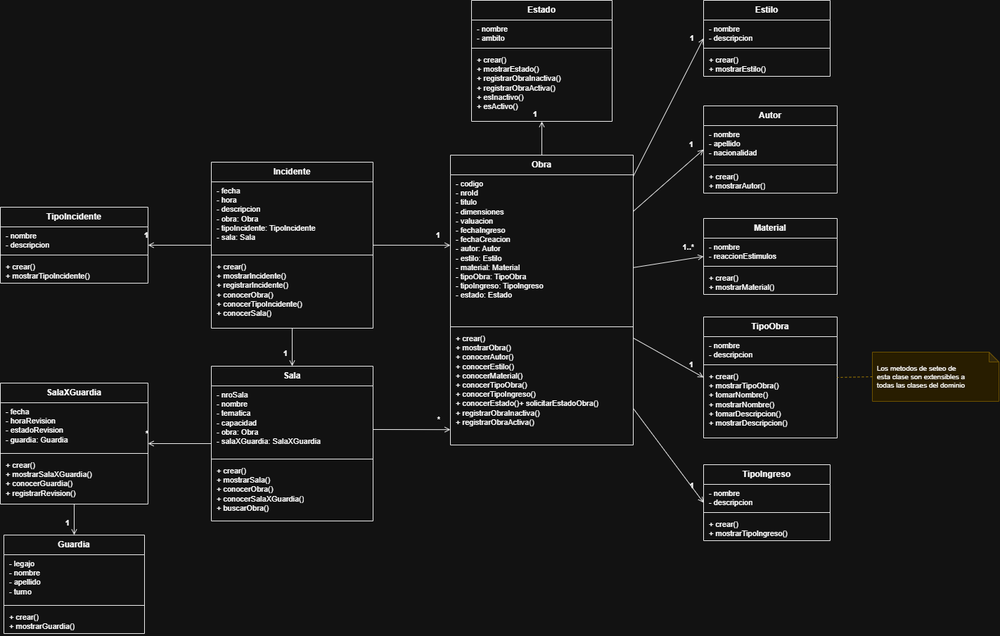
#> input picture scripts_y_notas/extracted_dcd_p15.png, 1000 x 636 px, shrunk from 1422 x 904 before the run, found by its file name
$ python crop_sent_dcd.py
#> lines starting #> are read from the running program, lines starting #| are printed output that depends on the picture
from PIL import Image

img = Image.open('scripts_y_notas/extracted_dcd_p15.png')
#> img is the input picture: PIL image 1000x636 RGB; mean R, G, B 26.2, 26.1, 25.8
w, h = img.size
#> w = 1000; h = 636
print(f"Extracted image size: {w}x{h}")
#| Extracted image size: 1000x636

# In the DCD:
# Incidente -> TipoIncidente is on the right side or middle
# Let's crop into various slices to check
# Let's save 4 crops
img.crop((0, 0, w//2, h//2)).save('scripts_y_notas/dcd_sent_topleft.png')
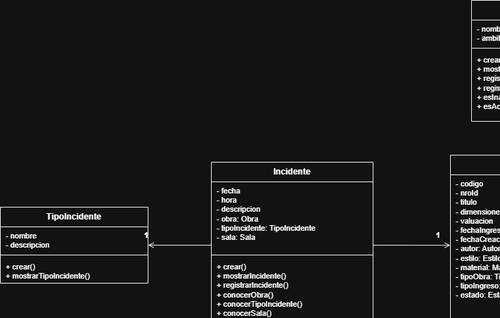
#> saved as dcd_sent_topleft.png: PIL image 500x318 RGB; min 0, max 255, mean 26.1
img.crop((w//2, 0, w, h//2)).save('scripts_y_notas/dcd_sent_topright.png')
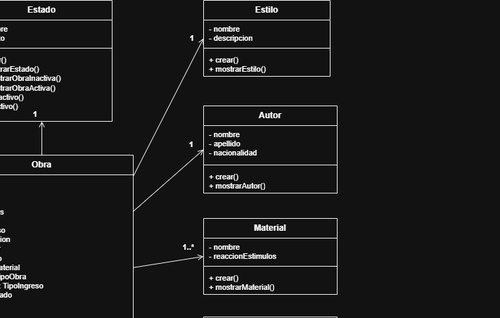
#> saved as dcd_sent_topright.png: PIL image 500x318 RGB; min 0, max 255, mean 25.6
img.crop((0, h//2, w//2, h)).save('scripts_y_notas/dcd_sent_botleft.png')
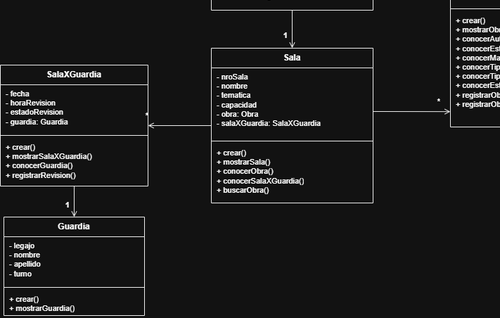
#> saved as dcd_sent_botleft.png: PIL image 500x318 RGB; min 0, max 255, mean 27.6
img.crop((w//2, h//2, w, h)).save('scripts_y_notas/dcd_sent_botright.png')
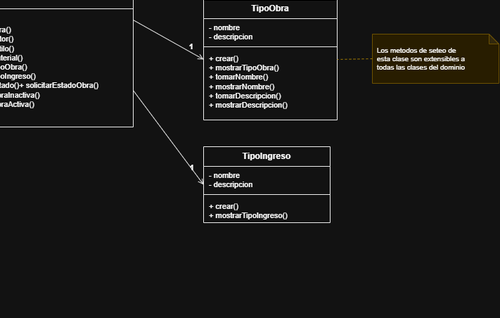
#> saved as dcd_sent_botright.png: PIL image 500x318 RGB; mean R, G, B 25.5, 25.1, 24
print("Saved 4 crops of sent DCD image.")

$ run again, with scripts_y_notas/dcu_actor_left_0.png copied over scripts_y_notas/extracted_dcd_p15.png
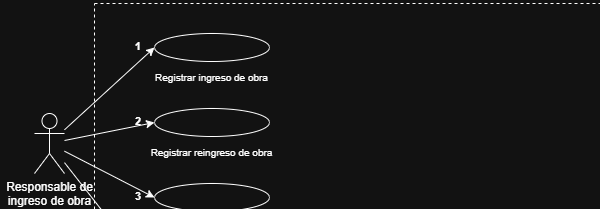
#> input picture scripts_y_notas/dcu_actor_left_0.png, 600 x 209 px, found by its file name
#> img is the input picture: PIL image 600x209 RGB; min 18, max 255, mean 23.8
#| Extracted image size: 600x209
#> `img.crop((w//2, 0, w, h//2)).save('scripts_y_notas/dcd_sent_topright.p..`:
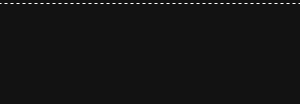
#> saved as dcd_sent_topright.png: PIL image 300x104 RGB; min 18, max 255, mean 19.1
#> `img.crop((0, h//2, w//2, h)).save('scripts_y_notas/dcd_sent_botleft.pn..`:
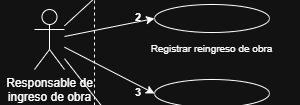
#> saved as dcd_sent_botleft.png: PIL image 300x105 RGB; min 18, max 255, mean 33.4

$ run again, with scripts_y_notas/dcu_actor_left_1.png copied over scripts_y_notas/extracted_dcd_p15.png
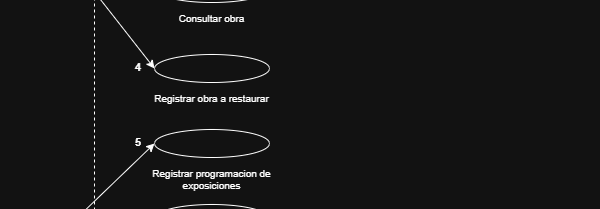
#> input picture scripts_y_notas/dcu_actor_left_1.png, 600 x 209 px, found by its file name
#> img is the input picture: PIL image 600x209 RGB; min 18, max 255, mean 22
#| Extracted image size: 600x209
#> `img.crop((0, 0, w//2, h//2)).save('scripts_y_notas/dcd_sent_topleft.pn..`:
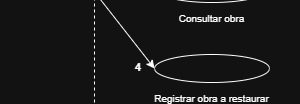
#> saved as dcd_sent_topleft.png: PIL image 300x104 RGB; min 18, max 255, mean 25.9
#> `img.crop((0, h//2, w//2, h)).save('scripts_y_notas/dcd_sent_botleft.pn..`:
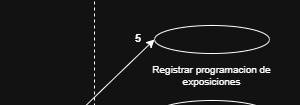
#> saved as dcd_sent_botleft.png: PIL image 300x105 RGB; min 18, max 255, mean 26.1
